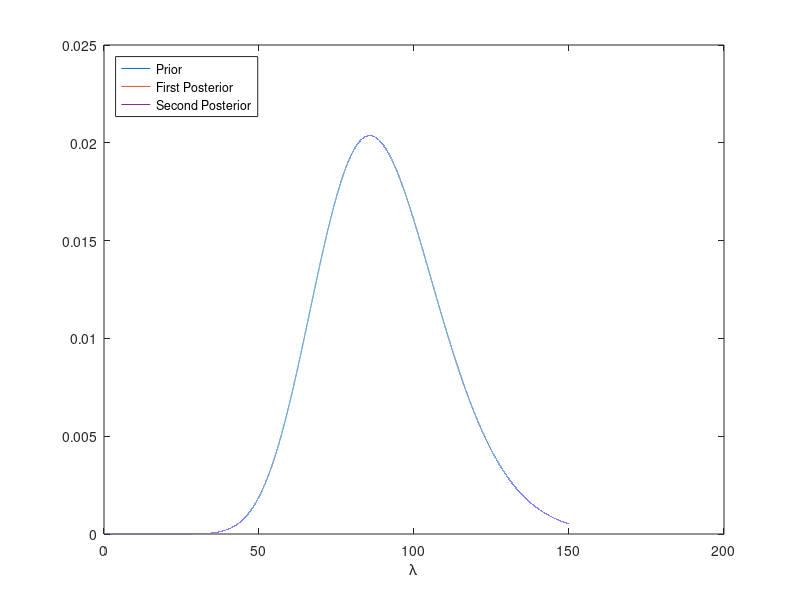

MATLAB code for this plot:
%% MAP estimation for the Poisson distribution
% It is believed that the data set

x=[80 92 87 95 97];
%% 
% is distributed by the Poisson distribution with an unknown parameter $\lambda$. 
% First, we establish the maximum likelihood estimate for $\lambda$.

lambdaMLE=mle(x,"distribution","Poisson")
%% 
% Construct a gamma distribution prior for lambda

mu=lambdaMLE;    %subjective guess at expected value for lambda
sigma=20;   %subjective guess at variance around the expected value for lambda
k=mu^2/sigma^2;
th=sigma^2/mu;
lambda=linspace(0,150,100000);          %set of possible lambda-values
prior=gampdf(lambda,k,th);

figure(1)
p1=plot(lambda,prior);
%% 
% Construct the likelihood and marginal probability

F=prod(poisspdf(repmat(x',1,length(lambda)),repmat(lambda,length(x),1)));
margin=trapz(lambda,F.*prior);
%% 
% Construct the posterior probability and plot it

posterior=F.*prior/margin;
figure(1)
hold on
p2=plot(lambda,posterior);
hold off
%% 
% Compute the MAP estimate

[M,I]=max(posterior);
MAP=lambda(I)
figure(1)
hold on
plot([lambda(I) lambda(I)],[0,posterior(I)]);
text(lambda(I)+.05,posterior(I),strjoin({'MAP I=',num2str(lambda(I))}))
hold off
%% Round II
% Collect more data in order to obtain an even more refined estimate for $\lambda$

x=[94 74 89 83 82]
prior=posterior;
F=prod(poisspdf(repmat(x',1,length(lambda)),repmat(lambda,length(x),1)));
margin=trapz(lambda,F.*prior);
posterior=F.*prior/margin;
hold on
p3=plot(lambda,posterior);
[M,I]=max(posterior);
MAP2=lambda(I)
plot([lambda(I) lambda(I)],[0,posterior(I)]);
text(lambda(I)+.05,posterior(I),strjoin({'MAP II=',num2str(lambda(I))}))
legend([p1,p2,p3],'Prior','First Posterior','Second Posterior','Location','northwest')
hold off
xlabel('\lambda')